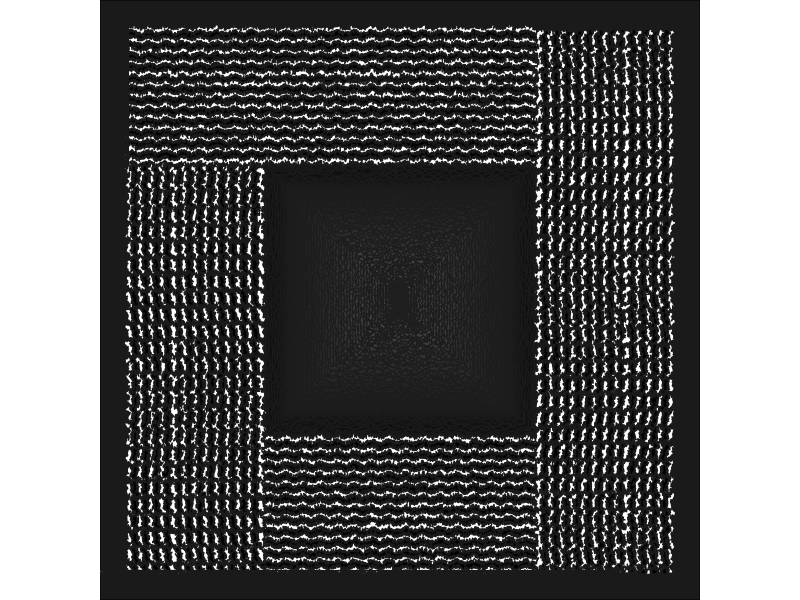

The R source for this figure:
#Genuary 19 2023 - Black and White

#=============================================================================#
#Library Load-in---------------------------------------------------------------
#=============================================================================#
library(dplyr) #Data wrangling
library(purrr) #Iterating
library(ggplot2) #Plotting

#=============================================================================#
#Data Set-up-------------------------------------------------------------------
#=============================================================================#

#Wave data frames#
wave1 <- tibble(x = c(seq(0,100, length.out = 1000),
                     rep(100,1000),
                     seq(100,0, length.out = 1000),
                     rep(0,1000)
                     ),
               y = c(rep(0,1000) + sin(x[1:1000])/2 * cos(x[1:1000]),
                     seq(0,1, length.out = 1000),
                     rep(1,1000) + sin(x[2001:3000])/2 * cos(x[2001:3000]),
                     seq(1,0, length.out = 1000)
                     ),
               group = "wave1_"
)

wave2 <- tibble(y = c(seq(0,100, length.out = 1000),
                      rep(100,1000),
                      seq(100,0, length.out = 1000),
                      rep(0,1000)),
                x = c(rep(0,1000) + sin(y[1:1000])/2 * cospi(y[1:1000]),
                      seq(0,1, length.out = 1000),
                      rep(1,1000) + sin(y[2001:3000])/2 * sinpi(y[2001:3000]),
                      seq(1,0, length.out = 1000)),
                group = "wave2_"
)

wave3 <- tibble(x = c(seq(0,100, length.out = 1000),
                      rep(100,1000),
                      seq(100,0, length.out = 1000),
                      rep(0,1000)),
                y = c(rep(100,1000) + sin(x[1:1000])/2 * cos(x[1:1000]),
                      seq(100,99, length.out = 1000),
                      rep(99,1000) + sin(x[2001:3000])/2 * cos(x[2001:3000]),
                      seq(99,100, length.out = 1000)
                ),
                group = "wave3_"
)

wave4 <- tibble(y = c(seq(0,100, length.out = 1000),
                      rep(100,1000),
                      seq(100,0, length.out = 1000),
                      rep(0,1000)),
                x = c(rep(100,1000) + sin(y[1:1000])/2 * cospi(y[1:1000]),
                      seq(100,99, length.out = 1000),
                      rep(99,1000) + sin(y[2001:3000])/2 * sinpi(y[2001:3000]),
                      seq(99,0, length.out = 1000)),
                group = "wave4_"
)

#Function for wave manipulations#
wave_maker <- function(n, wave_df, direction = c("up","down","left","right")){
  
  if(direction %in% c("up","down")){
    new_waves <- map_df(1:n, ~ wave_df %>%
                          mutate(y = y + ifelse(direction == "up", 1*.x,-1*.x),
                                 group = paste0(group,.x))
    )
  } else {
    new_waves <- map_df(1:n, ~ wave_df %>%
                          mutate(x = x + ifelse(direction == "right", 1*.x,-1*.x),
                                 group = paste0(group,.x))
    )
                        }
  
  
  return(new_waves)
}

#iterations#
n1 <- 25

#Wave Iterations#
waves1 <- pmap_df(list(n1,
                       "up"), 
                  ~ wave_maker(..1,wave1, direction = ..2))|>
  mutate(y = y - 1)


waves1$fill <- rep_along(1:nrow(waves1), c(rep("white",4000), rep("black",4000)))

waves2 <- pmap_df(list(n1,
                       "right"), 
                  ~ wave_maker(..1,wave2, direction = ..2)) |>
  mutate(x = x - 1)

waves2$fill <- rep_along(1:nrow(waves2), c(rep("white",4000), rep("black",4000)))

waves3 <- pmap_df(list(n1,
                       "down"), 
                  ~ wave_maker(..1,wave3, direction = ..2))|>
  mutate(y = y + 1)

waves3$fill <- rep_along(1:nrow(waves3), c(rep("white",4000), rep("black",4000)))

waves4 <- pmap_df(list(n1,
                       "left"), 
                  ~ wave_maker(..1,wave4, direction = ..2)) |>
  mutate(x = x + 1)

waves4$fill <- rep_along(1:nrow(waves4), c(rep("white",4000), rep("black",4000)))

#Center design#
center <- tibble(x = c(seq(25,75, length = 100),
                       rep(75, 100),
                       seq(75,25, length = 100),
                       rep(25, 100)),
                 y = c(rep(25,100),
                       seq(25,75, length = 100),
                       rep(75, 100),
                       seq(75,25, length = 100)),
                 group = "center_")

#Iterations and options for center#
n2 <- 50
trans <- seq(0,25, length.out = n2)
colors_box <- rev(colorRampPalette(c("#ffffff","#000000"))(n2))

#Center data frame compilation#
center_data <- pmap_df(list(1:n2, 
                             trans,
                             colors_box), ~tibble(x = c(seq(25+..2,75-..2, length = 100),
                                               rep(75-..2, 100),
                                               seq(75-..2,25+..2, length = 100),
                                               rep(25+..2, 100)),
                                         y = c(rep(25+..2,100),
                                               seq(25+..2,75-..2, length = 100),
                                               rep(75-..2, 100),
                                               seq(75-..2,25+..2, length = 100)),
                                         group = paste0("center_",..1),
                                         fill = ..3)) |>
  arrange(group)

#=============================================================================#
#Final Piece-------------------------------------------------------------------
#=============================================================================#

waves1 |>
  ggplot(aes(x,y, group = group))+
  theme_void()+
  theme(plot.background = element_rect(fill = "#1a1a1a"))+
  geom_polygon(data = center_data,
               position = position_jitter(width = .2, height = .4),
               color = "#1a1a1a",
               fill = center_data$fill,
               alpha = .2) +
  geom_polygon(position = position_jitter(width = .2, height = .4),
               color = "#1a1a1a",
               fill = waves1$fill) +
  geom_polygon(data = waves2,
               position = position_jitter(width = .2, height = .4),
               color = "#1a1a1a",
               fill = waves2$fill) +
  geom_polygon(data = waves3,
               position = position_jitter(width = .2, height = .4),
               color = "#1a1a1a",
               fill = waves3$fill) +
  geom_polygon(data = waves4,
               position = position_jitter(width = .2, height = .4),
               color = "#1a1a1a",
               fill = waves4$fill) +
  coord_equal(xlim = c(0,100), 
              ylim = c(0,100), 
              expand = TRUE)

#To save the output:
# ggsave("images/19.png",
#        device = "png",
#        dpi = 300,
#       bg = "transparent")